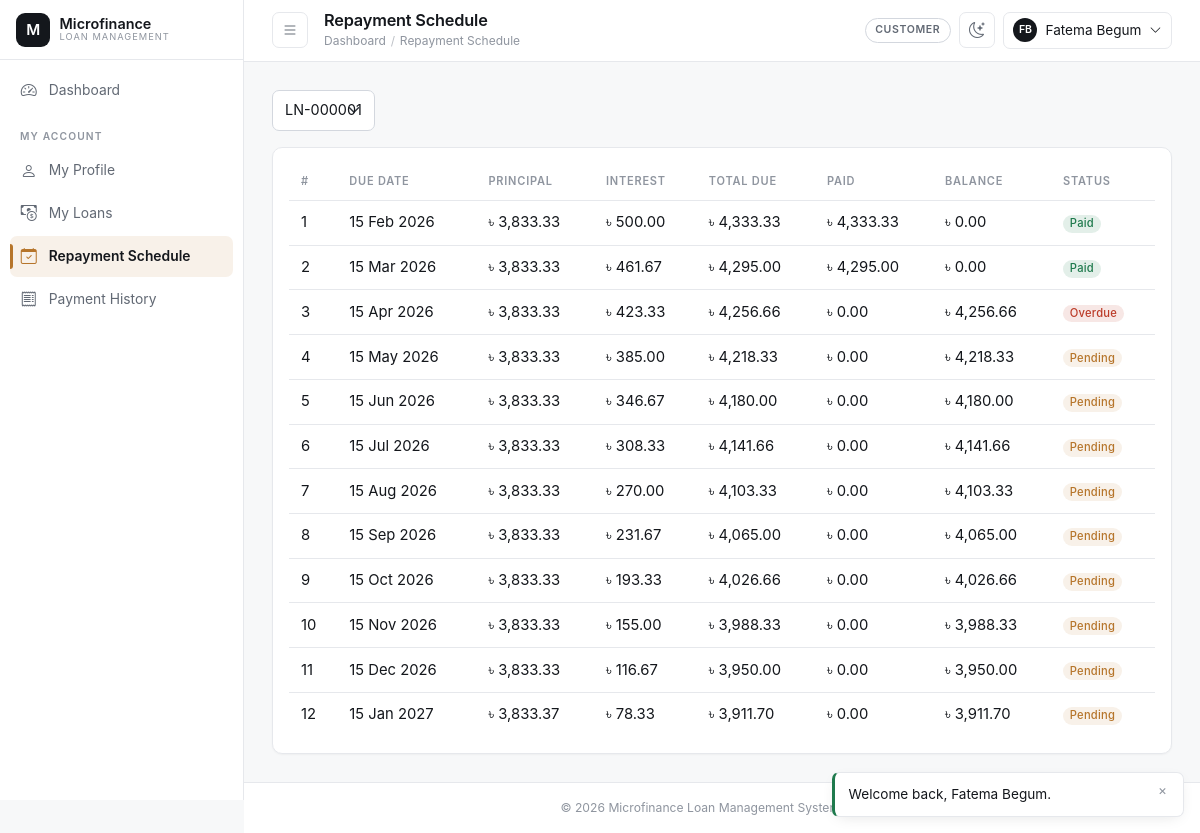
The page /customer/repayment_schedule.php (signed in) on the database its author committed.
### tables this page shows
CREATE TABLE repayment_schedules (
    schedule_id       INT UNSIGNED AUTO_INCREMENT PRIMARY KEY,
    loan_id           INT UNSIGNED NOT NULL,
    installment_no    INT UNSIGNED NOT NULL,
    due_date          DATE NOT NULL,
    principal_due     DECIMAL(14,2) NOT NULL,
    interest_due      DECIMAL(14,2) NOT NULL,
    total_due         DECIMAL(14,2) NOT NULL,
    amount_paid       DECIMAL(14,2) NOT NULL DEFAULT 0.00,
    status             ENUM('pending','partial','paid','overdue') NOT NULL DEFAULT 'pending',
    created_at         TIMESTAMP NOT NULL DEFAULT CURRENT_TIMESTAMP,
    updated_at         TIMESTAMP NOT NULL DEFAULT CURRENT_TIMESTAMP ON UPDATE CURRENT_TIMESTAMP,
    CONSTRAINT fk_sched_loan FOREIGN KEY (loan_id) REFERENCES loans(loan_id)
        ON UPDATE CASCADE ON DELETE CASCADE,
    CONSTRAINT uq_sched_loan_installment UNIQUE (loan_id, installment_no),
    CONSTRAINT chk_sched_total CHECK (total_due = principal_due + interest_due),
    INDEX idx_sched_status (status),
    INDEX idx_sched_due_date (due_date)
);

### customer/repayment_schedule.php (the view, shortened to what this page needs)
<?php
$user = current_user();
$pdo = Database::getConnection();
$loansStmt = $pdo->prepare('SELECT loan_id, loan_code FROM loans WHERE customer_id = ? ORDER BY created_at DESC');
$loansStmt->execute([$user['customer_id']]);
$loans = $loansStmt->fetchAll();
$loanId = (int) ($_GET['loan_id'] ?? ($loans[0]['loan_id'] ?? 0));
$ownsLoan = false;
foreach ($loans as $l) {
    if ((int) $l['loan_id'] === $loanId) {
        $ownsLoan = true;
        break;
    }
}
$schedule = [];
if ($ownsLoan && $loanId > 0) {
    $stmt = $pdo->prepare('SELECT * FROM repayment_schedules WHERE loan_id = :id ORDER BY installment_no ASC');
    $stmt->execute(['id' => $loanId]);
    $schedule = $stmt->fetchAll();
}
require_once __DIR__ . '/../includes/header.php';
?>
<?php if (empty($loans)): ?>
    <div class="mfs-card p-3">
        <p class="text-muted mb-0">You have no loans yet, so there is no repayment schedule to show.</p>
    </div>
<?php else: ?>
    <form method="get" class="mb-3">
        <select name="loan_id" class="form-select w-auto d-inline-block" onchange="this.form.submit()">
            <?php foreach ($loans as $l): ?>
                <option value="<?= (int) $l['loan_id'] ?>" <?= $loanId === (int) $l['loan_id'] ? 'selected' : '' ?>><?= e($l['loan_code']) ?></option>
            <?php endforeach; ?>
        </select>
    </form>
    <div class="mfs-card p-3">
        <div class="table-responsive">
            <table class="table mfs-table align-middle">
                <thead><tr><th>#</th><th>Due Date</th><th>Principal</th><th>Interest</th><th>Total Due</th><th>Paid</th><th>Balance</th><th>Status</th></tr></thead>
                <tbody>
                <?php foreach ($schedule as $line): ?>
                    <tr>
                        <td><?= (int) $line['installment_no'] ?></td>
                        <td><?= display_date($line['due_date']) ?></td>
                        <td><?= money($line['principal_due']) ?></td>
                        <td><?= money($line['interest_due']) ?></td>
                        <td><?= money($line['total_due']) ?></td>
                        <td><?= money($line['amount_paid']) ?></td>
                        <td><?= money($line['total_due'] - $line['amount_paid']) ?></td>
                        <td><?= status_badge($line['status']) ?></td>
                    </tr>
                <?php endforeach; ?>
                </tbody>
            </table>
        </div>
    </div>
<?php endif; ?>
<?php require_once __DIR__ . '/../includes/footer.php'; ?>

### includes/functions.php (shortened to what this page needs)
<?php
function e(mixed $value = null): string
{
    return htmlspecialchars((string) ($value ?? ''), ENT_QUOTES, 'UTF-8');
}
function money(mixed $amount, string $symbol = '৳'): string
{
    return $symbol . ' ' . number_format(is_numeric($amount) ? (float) $amount : 0.0, 2);
}
function display_date(?string $date, string $format = 'd M Y'): string
{
    $ts = strtotime($date);
    return $ts === false ? '—' : date($format, $ts);
}
function status_badge(string $status): string
{
    $slug = strtolower(str_replace(' ', '-', $status));
    return '<span class="badge badge-status-' . e($slug) . '">' . e(ucwords(str_replace('_', ' ', $status))) . '</span>';
}

### assets/css/style.css (style rules this page uses)
:root { color-scheme: light; --mfs-bg: #f7f8f9; --mfs-surface: #ffffff; --mfs-surface-2: #fbfbfc; --mfs-surface-3: #f1f2f4; --mfs-border: #e6e8ec; --mfs-border-strong: #d3d7de; --mfs-ink: #14171c; --mfs-ink-soft: #626974; --mfs-ink-faint: #8f959f; --mfs-accent: #b6752b; --mfs-accent-hover: #a1651f; --mfs-accent-soft: rgba(182, 117, 43, 0.10); --mfs-accent-ring: rgba(182, 117, 43, 0.26); --mfs-success: #1f7a4d; --mfs-success-soft: rgba(31, 122, 77, 0.12); --mfs-danger: #bb3b28; --mfs-danger-soft: rgba(187, 59, 40, 0.12); --mfs-warning: #b6752b; --mfs-info: #2b6d8c; --mfs-info-soft: rgba(43, 109, 140, 0.12); --mfs-radius: 10px; --mfs-radius-sm: 7px; --mfs-radius-lg: 16px; --mfs-shadow-sm: 0 1px 2px rgba(16, 18, 21, 0.04); --mfs-shadow: 0 4px 16px -6px rgba(16, 18, 21, 0.14); --mfs-shadow-lg: 0 24px 60px -28px rgba(16, 18, 21, 0.34); --mfs-sidebar-width: 244px; --mfs-sidebar-collapsed: 68px; --mfs-topbar-height: 60px; --mfs-speed: 160ms; --mfs-speed-slow: 280ms; --mfs-ease: cubic-bezier(0.4, 0, 0.2, 1); --mfs-ease-out: cubic-bezier(0.16, 1, 0.3, 1); --mfs-font: -apple-system, BlinkMacSystemFont, 'Segoe UI', Inter, Roboto, 'Helvetica Neue', Arial, 'Noto Sans', sans-serif; --mfs-font-mono: ui-monospace, SFMono-Regular, 'SF Mono', Menlo, Consolas, monospace; }
*, *::before, *::after { box-sizing: border-box; }
html { -webkit-text-size-adjust: 100%; text-size-adjust: 100%; }
body { margin: 0; background-color: var(--mfs-bg); color: var(--mfs-ink); font-family: var(--mfs-font); font-size: 0.925rem; line-height: 1.55; -webkit-font-smoothing: antialiased; -moz-osx-font-smoothing: grayscale; }
* { scrollbar-width: thin; scrollbar-color: var(--mfs-border-strong) transparent; }
.form-control, .form-select { background-color: var(--mfs-surface); border: 1px solid var(--mfs-border-strong); border-radius: var(--mfs-radius-sm); color: var(--mfs-ink); padding: 0.55rem 0.75rem; font-size: 0.9rem; transition: border-color var(--mfs-speed) var(--mfs-ease), box-shadow var(--mfs-speed) var(--mfs-ease), background-color var(--mfs-speed) var(--mfs-ease); }
.mfs-card { background: var(--mfs-surface); border: 1px solid var(--mfs-border); border-radius: var(--mfs-radius); box-shadow: var(--mfs-shadow-sm); }
.table { --bs-table-bg: transparent; --bs-table-color: var(--mfs-ink); color: var(--mfs-ink); margin-bottom: 0; }
.table.mfs-table thead th { position: sticky; top: 0; z-index: 1; background: var(--mfs-surface); color: var(--mfs-ink-faint); font-size: 0.69rem; font-weight: 600; letter-spacing: 0.07em; text-transform: uppercase; border: 0; border-bottom: 1px solid var(--mfs-border); padding: 0.6rem 0.75rem; white-space: nowrap; vertical-align: middle; }
.table.mfs-table tbody td { border-color: var(--mfs-border); padding: 0.65rem 0.75rem; vertical-align: middle; }
.table.mfs-table tbody tr { transition: background-color var(--mfs-speed) var(--mfs-ease); }
.table.mfs-table tbody tr:last-child td { border-bottom: 0; }
.table-responsive { -webkit-overflow-scrolling: touch; }
.badge { font-weight: 500; font-size: 0.7rem; letter-spacing: 0.02em; padding: 0.3em 0.6em; border-radius: 999px; }
.badge-status-active, .badge-status-approved, .badge-status-paid, .badge-status-disbursed { background: var(--mfs-success-soft); color: var(--mfs-success); }
.badge-status-pending, .badge-status-partial { background: var(--mfs-accent-soft); color: var(--mfs-accent); }
.badge-status-rejected, .badge-status-overdue, .badge-status-defaulted, .badge-status-blacklisted { background: var(--mfs-danger-soft); color: var(--mfs-danger); }

### rows shown on the page
repayment_schedules: installment_no "1", due_date "15 Feb 2026", principal_due "৳ 3,833.33", interest_due "৳ 500.00", total_due "৳ 4,333.33", amount_paid "৳ 4,333.33", money($line['total_due'] - $line['amount_paid']) "৳ 0.00", status "Paid"
repayment_schedules: installment_no "2", due_date "15 Mar 2026", principal_due "৳ 3,833.33", interest_due "৳ 461.67", total_due "৳ 4,295.00", amount_paid "৳ 4,295.00", money($line['total_due'] - $line['amount_paid']) "৳ 0.00", status "Paid"
repayment_schedules: installment_no "3", due_date "15 Apr 2026", principal_due "৳ 3,833.33", interest_due "৳ 423.33", total_due "৳ 4,256.66", amount_paid "৳ 0.00", money($line['total_due'] - $line['amount_paid']) "৳ 4,256.66", status "Overdue"
repayment_schedules: installment_no "4", due_date "15 May 2026", principal_due "৳ 3,833.33", interest_due "৳ 385.00", total_due "৳ 4,218.33", amount_paid "৳ 0.00", money($line['total_due'] - $line['amount_paid']) "৳ 4,218.33", status "Pending"
repayment_schedules: installment_no "5", due_date "15 Jun 2026", principal_due "৳ 3,833.33", interest_due "৳ 346.67", total_due "৳ 4,180.00", amount_paid "৳ 0.00", money($line['total_due'] - $line['amount_paid']) "৳ 4,180.00", status "Pending"
repayment_schedules: installment_no "6", due_date "15 Jul 2026", principal_due "৳ 3,833.33", interest_due "৳ 308.33", total_due "৳ 4,141.66", amount_paid "৳ 0.00", money($line['total_due'] - $line['amount_paid']) "৳ 4,141.66", status "Pending"
repayment_schedules: installment_no "7", due_date "15 Aug 2026", principal_due "৳ 3,833.33", interest_due "৳ 270.00", total_due "৳ 4,103.33", amount_paid "৳ 0.00", money($line['total_due'] - $line['amount_paid']) "৳ 4,103.33", status "Pending"
repayment_schedules: installment_no "8", due_date "15 Sep 2026", principal_due "৳ 3,833.33", interest_due "৳ 231.67", total_due "৳ 4,065.00", amount_paid "৳ 0.00", money($line['total_due'] - $line['amount_paid']) "৳ 4,065.00", status "Pending"
repayment_schedules: installment_no "9", due_date "15 Oct 2026", principal_due "৳ 3,833.33", interest_due "৳ 193.33", total_due "৳ 4,026.66", amount_paid "৳ 0.00", money($line['total_due'] - $line['amount_paid']) "৳ 4,026.66", status "Pending"
repayment_schedules: installment_no "10", due_date "15 Nov 2026", principal_due "৳ 3,833.33", interest_due "৳ 155.00", total_due "৳ 3,988.33", amount_paid "৳ 0.00", money($line['total_due'] - $line['amount_paid']) "৳ 3,988.33", status "Pending"
repayment_schedules: installment_no "11", due_date "15 Dec 2026", principal_due "৳ 3,833.33", interest_due "৳ 116.67", total_due "৳ 3,950.00", amount_paid "৳ 0.00", money($line['total_due'] - $line['amount_paid']) "৳ 3,950.00", status "Pending"
repayment_schedules: installment_no "12", due_date "15 Jan 2027", principal_due "৳ 3,833.37", interest_due "৳ 78.33", total_due "৳ 3,911.70", amount_paid "৳ 0.00", money($line['total_due'] - $line['amount_paid']) "৳ 3,911.70", status "Pending"

### other values the page prints
$label "Dashboard"
$item[3] "MY ACCOUNT"
$label "My Profile"
$label "My Loans"
$label "Repayment Schedule"
$label "Payment History"
$pageTitle "Repayment Schedule"
$user['role_name'] "CUSTOMER"
$initials "FB"
$user['full_name'] "Fatema Begum"
APP_NAME "Microfinance Loan Management System"
form field loan_id "LN-000001"
